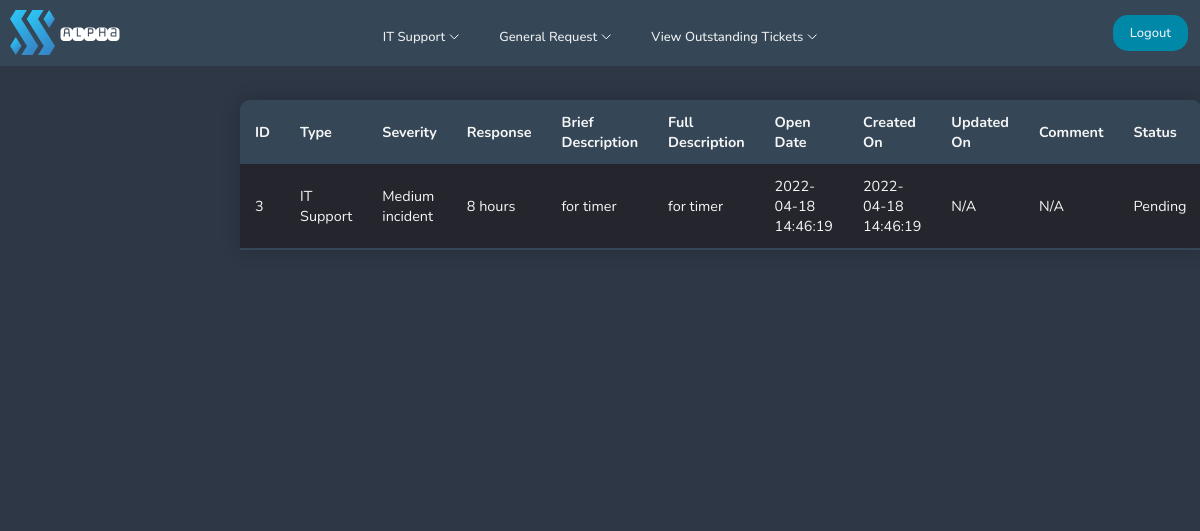
Before: /pages/user-select-it-ticket.php?id=3 with the older database file.
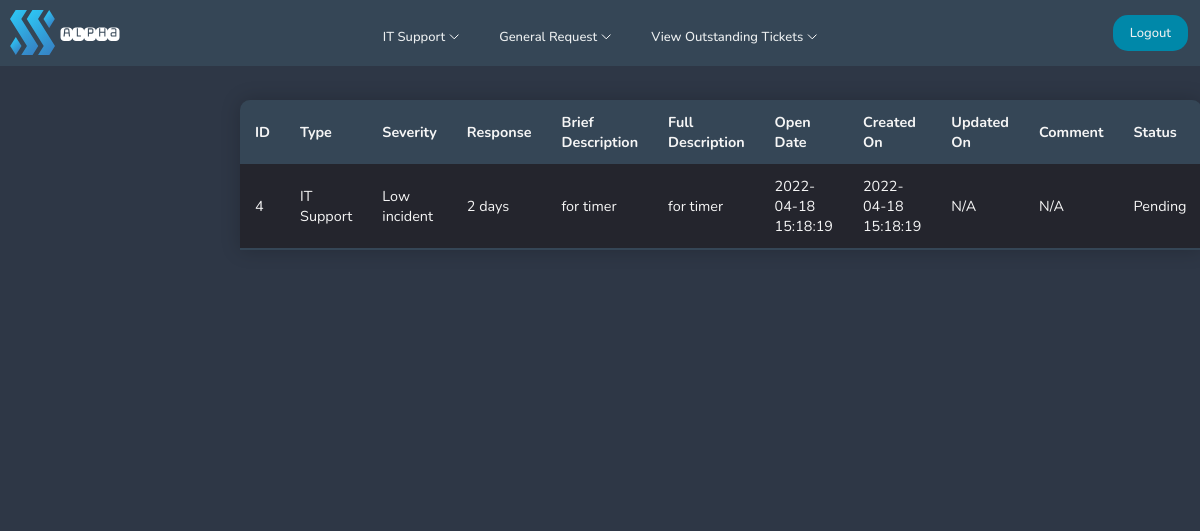
After: the same page with the newer database file.
### tables this page shows
CREATE TABLE "itticket" (
	"id"	INTEGER,
	"user"	INTEGER,
	"type"	TEXT,
	"severity"	TEXT,
	"brief"	INTEGER,
	"full"	TEXT,
	"createdon"	TEXT,
	"status"	TEXT,
	"comment"	TEXT,
	"updatedon"	TEXT,
	PRIMARY KEY("id"),
	FOREIGN KEY("severity") REFERENCES "itsupportservices"("id")
);

CREATE TABLE "itsupportservices" (
	"id"	INTEGER,
	"severity"	TEXT,
	"response"	TEXT,
	"recovery"	TEXT,
	PRIMARY KEY("id")
);

### pages/user-select-it-ticket.php (the view, shortened to what this page needs)
<!DOCTYPE html>
<html lang="en">
<head>
    <?php include'../navigation/userdashnavbar.php';
    require ('../config/dbcon.php'); ?>
    <link rel="stylesheet" href="../navigation/userdashnavbar.css">
    <link rel="stylesheet" href="../css/admintickettable.css">
    <link rel="stylesheet" href="../css/user-select-button.css">
</head>
<body bgcolor="#2E3746">
    <?php
    if(isset($_GET['id'])) {
        $id = $_GET['id'];
    };
    $query = "SELECT * FROM itticket
              left join itsupportservices
              on itticket.severity = itsupportservices.id
              where itticket.id = $id";
    $statement = $conn->prepare($query);
    $statement->execute();
    $statement->setFetchMode(PDO::FETCH_OBJ);
    $result = $statement->fetchAll();
    ?>
    <table class="ticket-table">
        <thead>
        <tr>
            <th>ID</th>
            <th>Type</th>
            <th>Severity</th>
            <th>Response</th>
            <th>Brief Description</th>
            <th>Full Description</th>
            <th>Open Date</th>
            <th>Created On</th>
            <th>Updated On</th>
            <th>Comment</th>
            <th>Status</th>
        </tr>
        </thead>
        <?php foreach($result as $data) { ?>
            <tr>
                <td><?= $data->id; ?> </td>
                <td><?= $data->type; ?> </td>
                <td><?= $data->severity; ?> </td>
                <td><?= $data->response; ?> </td>
                <td><?= $data->brief; ?> </td>
                <td><?= $data->full; ?> </td>
                <td><?= $data->createdon ?> </td>
                <td><?= $data->createdon; ?> </td>
                <td><?= $data->updatedon; ?> </td>
                <td><?= $data->comment; ?> </td>
                <td><?= $data->status; ?> </td>
            </tr>
            <?php
        }
        ?>
    </table>
</body>
</html>

### navigation/userdashnavbar.php (shortened to what this page needs)
<!DOCTYPE html>
    <head>
        <link rel="stylesheet" href="navigation/userdashnavbar.css">
    </head>
    <body>
        <header>
            <a class="logo" href="/"><img src="../images/logo.svg" width="45" height="45" alt="logo"></a>
            <a class="logo2" href="/"><img src="../images/alpha.svg" width="60" height="60" alt="logo"></a>
            <nav>
                <ul class="nav__links">
                    <li><a href="../pages/user-create-it.php">IT Support</a></li>
                    <li><a href="../pages/user-create-request.php">General Request</a></li>
                    <li><a class="viewticketbutton" href="../pages/user-ticket-type-selection.php">View Outstanding Tickets</a></li>
                </ul>
            </nav>
            <a class="cta" href="../pages/home.php">Logout</a>
        </header>
    </body>
</html>

### navigation/userdashnavbar.css (style rules this page uses)
* { box-sizing: border-box; margin: 0; padding: 0; }
header { width: 100%; top: 0; left: 0; position: fixed; z-index: 100; padding: 20px 10%; background-color: #354656 ; }
.logo { position: fixed; top: 10px; left: 10px; z-index: 9999; }
.logo2 { position: fixed; top: 4px; left: 60px; }
.nav__links a, .cta, .overlay__content a { display: flex; justify-content: center; font-family: "Nunito", sans-serif; font-size: small; font-weight: 500; color: #edf0f1; text-decoration: none; }
.nav__links a::after { content: url("../images/arrowdown.svg"); margin-left: 4px; }
.nav__links { list-style: none; display: flex; justify-content: center; padding-top: 8px; }
.nav__links li { padding: 0px 20px; }
.nav__links li a { transition: color 0.3s ease 0s; }
.cta { position: fixed; top: 15px; right: 12px; z-index: 9999; padding: 9px 17px; background-color: rgba(0, 136, 169, 1); border: none; border-radius: 15px; cursor: pointer; transition: background-color 0.3s ease 0s; }

### css/admintickettable.css (style rules this page uses)
* { box-sizing: border-box; font-family: "Nunito", sans-serif; }
.ticket-table { table-layout: fixed; margin-top: 100px; margin-left: 20%; margin-right: auto; margin-bottom: 0px; font-size: 0.9em; min-width: 70%; max-width: 70%; border-collapse: collapse; border-radius: 10px 10px 0 0; box-shadow: 0 0 20px rgba(0, 0 ,0, 0.20); overflow: hidden; }
.ticket-table thead tr { background-color: #354656; color: whitesmoke; text-align: left; font-weight: bold; }
.ticket-table th, .ticket-table td { max-width:180px; word-wrap:break-word; padding: 12px 15px; }
.ticket-table tbody tr { border-bottom: 1px solid #354656; color: whitesmoke; }
.ticket-table tbody tr:nth-of-type(odd) { background-color: #24252d; }
.ticket-table tbody tr:last-of-type { border-bottom: 2px solid #354656; }

Changed rows visible on the page:
removed itticket: severity "3", type "IT Support", severity.severity "Medium incident", severity.response "8 hours", brief "for timer", full "for timer", createdon "2022-04-18 14:46:19", updatedon "N/A", comment "N/A", status "Pending"
added itticket: severity "4", type "IT Support", severity.severity "Low incident", severity.response "2 days", brief "for timer", full "for timer", createdon "2022-04-18 15:18:19", updatedon "N/A", comment "N/A", status "Pending"
